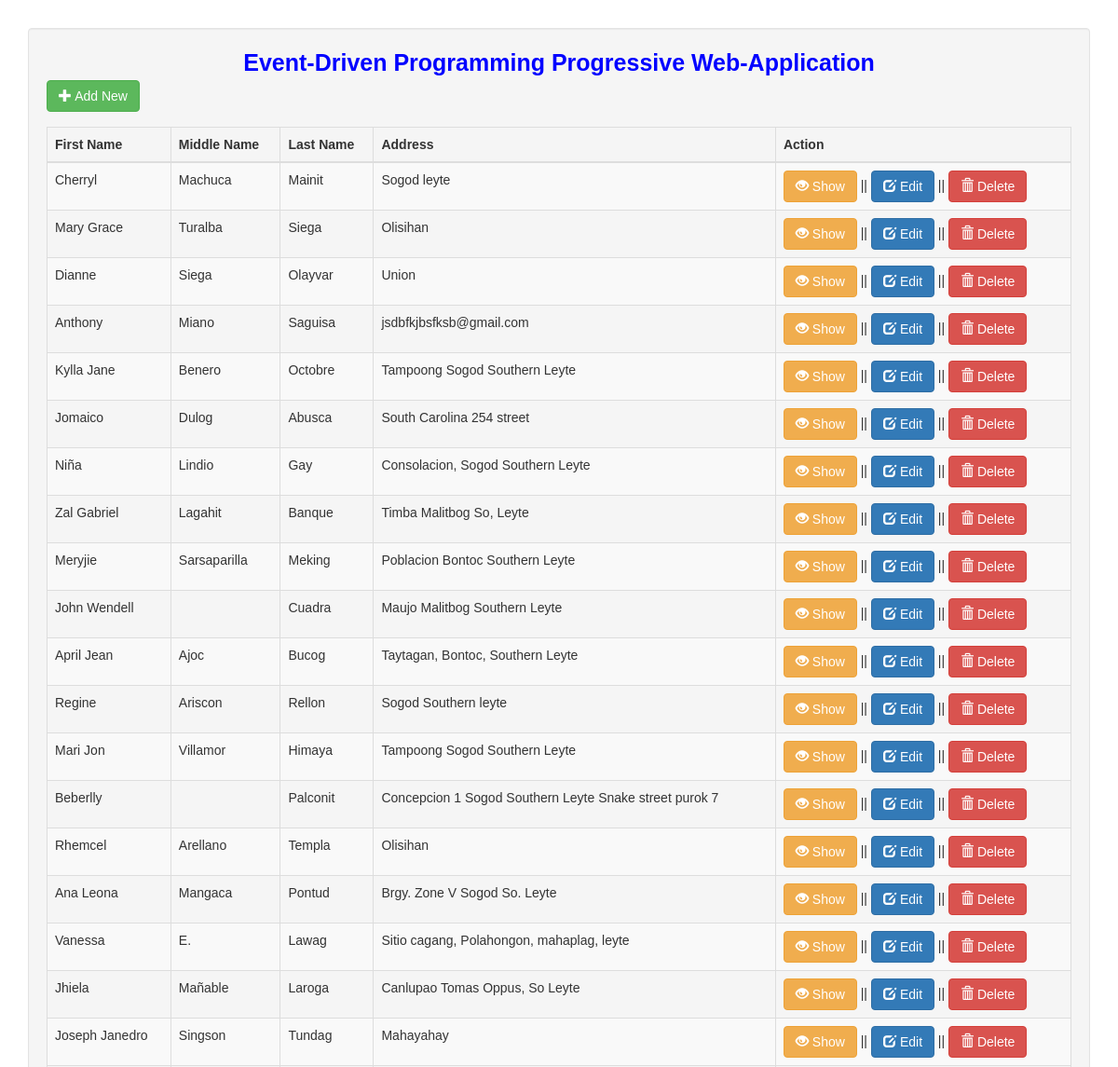
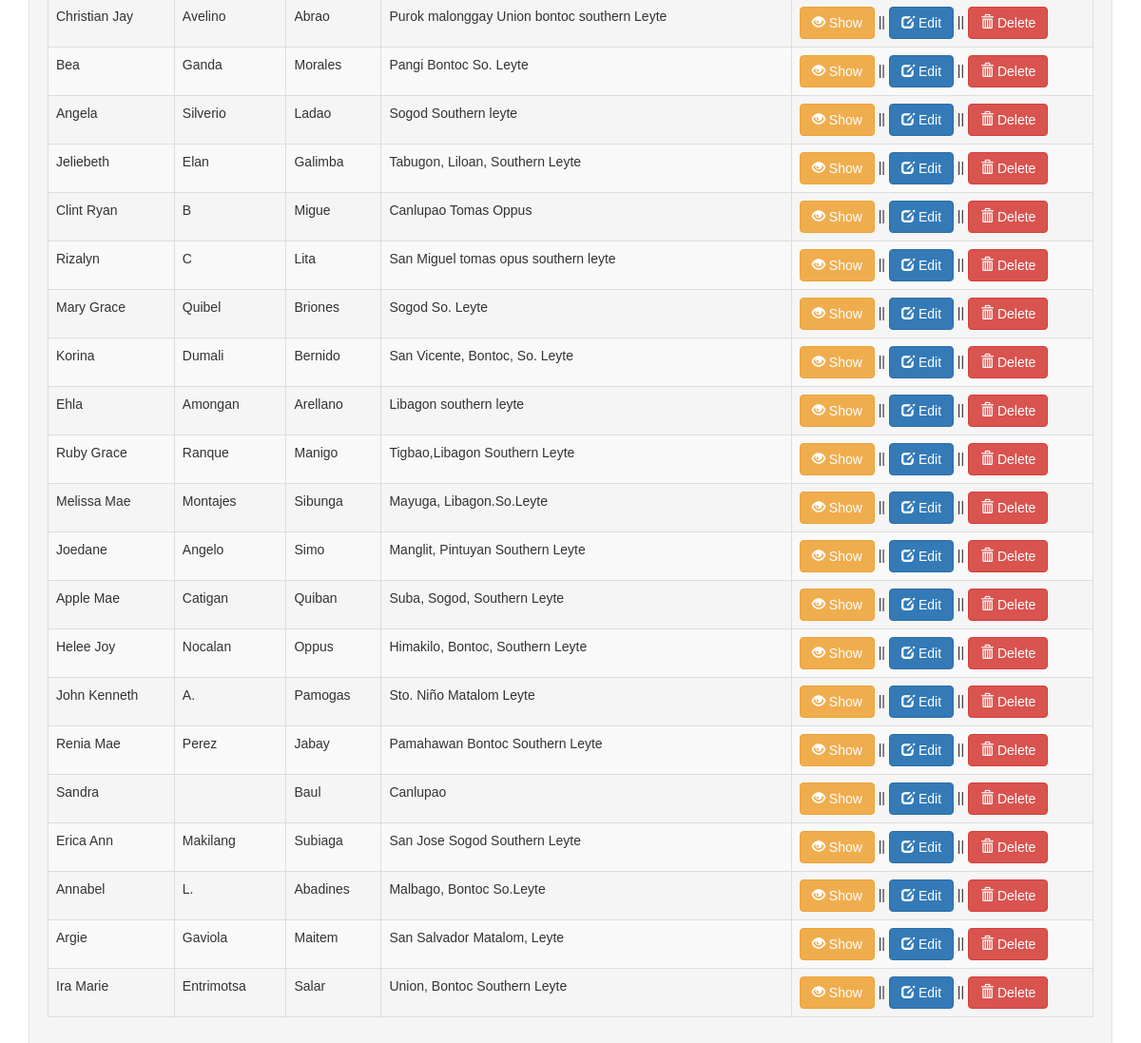
The page / on the database its author committed (2 pictures, top to bottom).
### tables this page shows
CREATE TABLE `user` (
  `userid` int(11) NOT NULL,
  `firstname` varchar(30) NOT NULL,
  `middlename` varchar(255) NOT NULL,
  `lastname` varchar(30) NOT NULL,
  `birthdate` varchar(255) NOT NULL,
  `age` int(2) NOT NULL,
  `address` varchar(100) NOT NULL,
  `contact_no` bigint(12) NOT NULL,
  `civil_stat` varchar(255) NOT NULL,
  `gender` varchar(12) NOT NULL,
  `education_level` varchar(255) NOT NULL
);

### index.php (shortened to what this page needs)
<!DOCTYPE html>
<html>
<head>
	<link rel="stylesheet" href="https://maxcdn.bootstrapcdn.com/bootstrap/3.3.6/css/bootstrap.min.css" />
	<link rel="stylesheet" href="style.css">
	<link rel="stylesheet" href="https://cdnjs.cloudflare.com/ajax/libs/animate.css/4.1.1/animate.min.css"/>
</head>
<body>
<div class="container">
	<div style="height:30px;"></div>
	<div class="well" style="margin:auto; padding:auto; width:auto;">
	<span style="font-size:25px; color:blue"><center class="animate__animated animate__pulse animate__infinite infinite"><strong>Event-Driven Programming Progressive Web-Application</strong></center></span>
		<span class="pull-left animate__animated animate__bounce"><a href="#addnew" data-toggle="modal" class="btn btn-success"><span class="glyphicon glyphicon-plus"></span> Add New</a></span>
		<div style="height:50px;"></div>
		<table class="table table-striped table-bordered table-hover">
			<thead>
				<th>First Name</th>
				<th>Middle Name</th>
				<th>Last Name</th>
				<th>Address</th>
				<th>Action</th>
			</thead>
			<tbody>
			<?php
				include('conn.php');
				$query=mysqli_query($conn,"select * from `user`");
				while($row=mysqli_fetch_array($query)){
					?>
					<tr>
						<td><?php echo ucwords($row['firstname']); ?></td>
						<td><?php echo ucwords($row['middlename']); ?></td>
						<td><?php echo ucwords($row['lastname']); ?></td>
						<td><?php echo $row['address']; ?></td>
						<td>
							<a href="#show_info<?php echo $row['userid']; ?>" data-toggle="modal" class="btn btn-warning"><span class="glyphicon glyphicon-eye-open animate__animated animate__rubberBand animate__infinite infinite"></span> Show</a> ||
							<a href="#edit<?php echo $row['userid']; ?>" data-toggle="modal" class="btn btn-primary animate__animated animate__jackInTheBox btn-edit"><span class="glyphicon glyphicon-edit animate__animated animate__swing animate__infinite infinite"></span> Edit</a> ||
							<a href="#del<?php echo $row['userid']; ?>" data-toggle="modal" class="btn btn-danger animate__animated animate__headShake animate__infinite infinite"><span class="glyphicon glyphicon-trash"></span> Delete</a>
						</td>
					</tr>
					<?php
				}
			?>
			</tbody>
		</table>
	</div>
</div>
</body>
</html>

### style.css (style rules this page uses)
body { font-family: 'Poppins', sans-serif; }

### rows shown on the page
user: firstname "Cherryl", middlename "Machuca", lastname "Mainit", address "Sogod leyte"
user: firstname "Mary Grace", middlename "Turalba", lastname "Siega", address "Olisihan"
user: firstname "Dianne", middlename "Siega", lastname "Olayvar", address "Union"
user: firstname "Anthony", middlename "Miano", lastname "Saguisa", address "jsdbfkjbsfksb@gmail.com"
user: firstname "Kylla Jane", middlename "Benero", lastname "Octobre", address "Tampoong Sogod Southern Leyte"
user: firstname "Jomaico", middlename "Dulog", lastname "Abusca", address "South Carolina 254 street"
user: firstname "Niña", middlename "Lindio", lastname "Gay", address "Consolacion, Sogod Southern Leyte"
user: firstname "Zal Gabriel", middlename "Lagahit", lastname "Banque", address "Timba Malitbog So, Leyte"
user: firstname "Meryjie", middlename "Sarsaparilla", lastname "Meking", address "Poblacion Bontoc Southern Leyte"
user: firstname "John Wendell", lastname "Cuadra", address "Maujo Malitbog Southern Leyte"
user: firstname "April Jean", middlename "Ajoc", lastname "Bucog", address "Taytagan, Bontoc, Southern Leyte"
user: firstname "Regine", middlename "Ariscon", lastname "Rellon", address "Sogod Southern leyte"
user: firstname "Mari Jon", middlename "Villamor", lastname "Himaya", address "Tampoong Sogod Southern Leyte"
user: firstname "Beberlly", lastname "Palconit", address "Concepcion 1 Sogod Southern Leyte Snake street purok 7"
user: firstname "Rhemcel", middlename "Arellano", lastname "Templa", address "Olisihan"
user: firstname "Ana Leona", middlename "Mangaca", lastname "Pontud", address "Brgy. Zone V Sogod So. Leyte"
user: firstname "Vanessa", middlename "E.", lastname "Lawag", address "Sitio cagang, Polahongon, mahaplag, leyte"
user: firstname "Jhiela", middlename "Mañable", lastname "Laroga", address "Canlupao Tomas Oppus, So Leyte"
user: firstname "Joseph Janedro", middlename "Singson", lastname "Tundag", address "Mahayahay"
